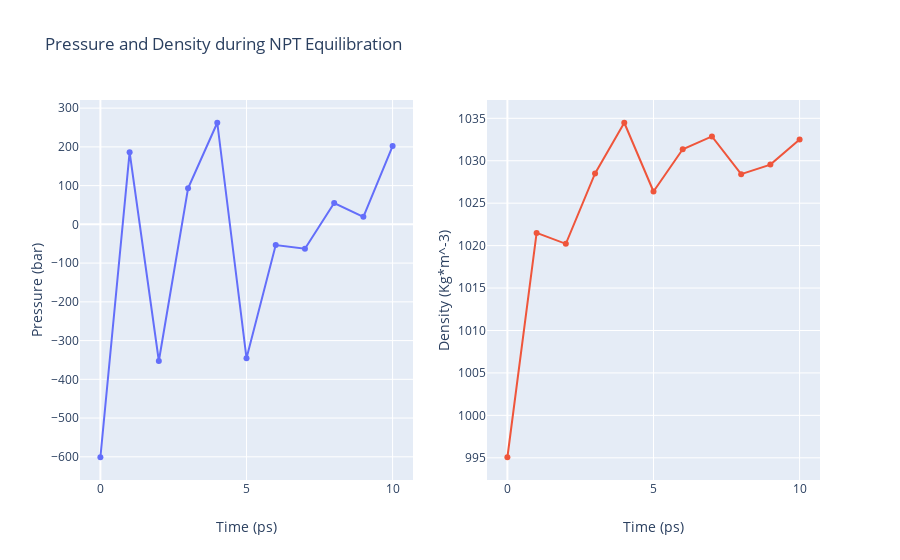

The notebook cell this image was saved under:
### Code cell
import plotly
from plotly import subplots
import plotly.graph_objs as go

# Read pressure and density data from file 
with open(output_npt_pd_xvg,'r') as pd_file:
    x,y,z = map(
        list,
        zip(*[
            (float(line.split()[0]),float(line.split()[1]),float(line.split()[2]))
            for line in pd_file 
            if not line.startswith(("#","@")) 
        ])
    )

plotly.offline.init_notebook_mode(connected=True)

trace1 = go.Scatter(
    x=x,y=y
)
trace2 = go.Scatter(
    x=x,y=z
)

fig = subplots.make_subplots(rows=1, cols=2, print_grid=False)

fig.append_trace(trace1, 1, 1)
fig.append_trace(trace2, 1, 2)

fig['layout']['xaxis1'].update(title='Time (ps)')
fig['layout']['xaxis2'].update(title='Time (ps)')
fig['layout']['yaxis1'].update(title='Pressure (bar)')
fig['layout']['yaxis2'].update(title='Density (Kg*m^-3)')

fig['layout'].update(title='Pressure and Density during NPT Equilibration')
fig['layout'].update(showlegend=False)

plotly.offline.iplot(fig)

### Figure 1 — Plotly figure (JSON) as saved in the notebook; plotly's stock layout.template omitted (floating-point values rounded to 4 significant figures)
{"data": [{"type": "scatter", "x": [0, 1, 2, 3, 4, 5, 6, 7, 8, 9, 10], "xaxis": "x", "y": [-601.1, 186.3, -352.7, 93.04, 262.3, -345.4, -53.31, -62.85, 55.04, 19.38, 202.1], "yaxis": "y"}, {"type": "scatter", "x": [0, 1, 2, 3, 4, 5, 6, 7, 8, 9, 10], "xaxis": "x2", "y": [995.1, 1021.0, 1020.0, 1029.0, 1034.0, 1026.0, 1031.0, 1033.0, 1028.0, 1030.0, 1033.0], "yaxis": "y2"}], "layout": {"showlegend": false, "title": {"text": "Pressure and Density during NPT Equilibration"}, "xaxis": {"anchor": "y", "domain": [0, 0.45], "title": {"text": "Time (ps)"}}, "xaxis2": {"anchor": "y2", "domain": [0.55, 1], "title": {"text": "Time (ps)"}}, "yaxis": {"anchor": "x", "domain": [0, 1], "title": {"text": "Pressure (bar)"}}, "yaxis2": {"anchor": "x2", "domain": [0, 1], "title": {"text": "Density (Kg*m^-3)"}}}}
